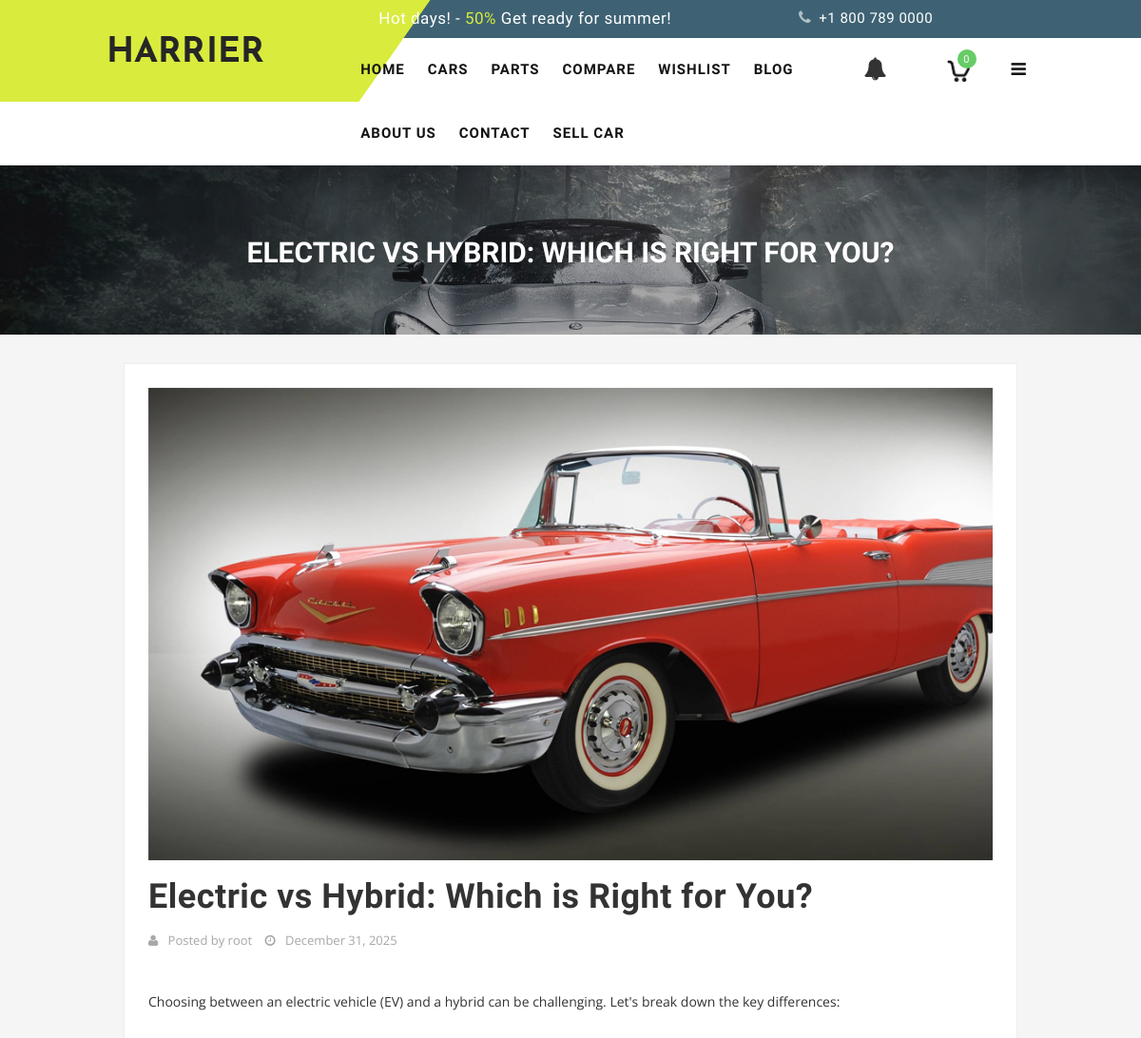
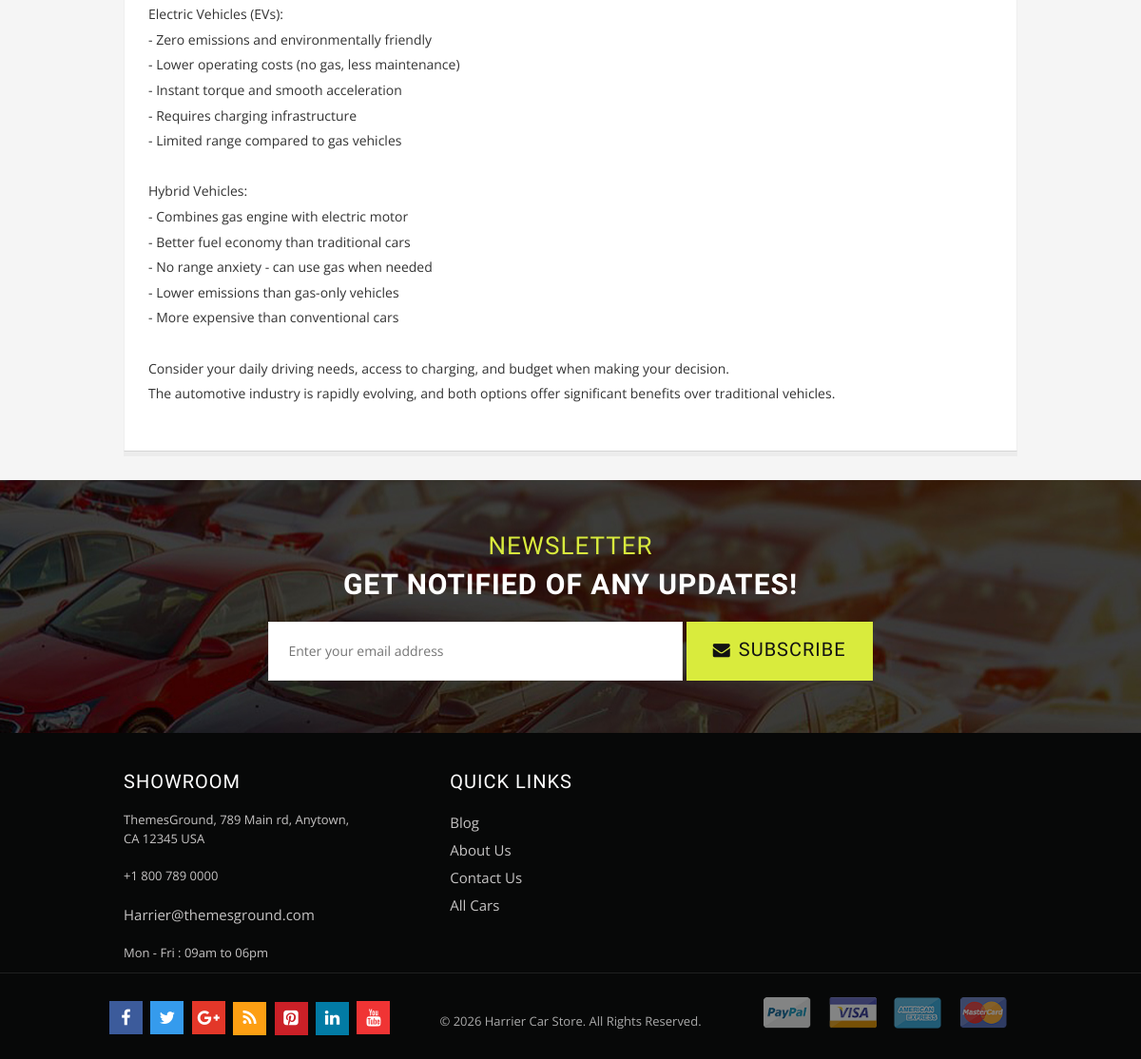
Page /blog/2/ (signed in) on the committed database (2 pictures, top to bottom).
### car_stor/models.py (models this page shows, shortened)
class BlogPost(models.Model):
    title = models.CharField(max_length=200)
    image = models.ImageField(upload_to='blog/')
    content = models.TextField()
    author = models.ForeignKey(User, on_delete=models.CASCADE)
    created_at = models.DateTimeField(auto_now_add=True)

### car_stor/views.py (the view)
# urls.py: path('blog/<int:post_id>/', views.blog_detail, name='blog_detail'),
def blog_detail(request, post_id):
    post = get_object_or_404(BlogPost, id=post_id)
    return render(request, 'blog_detail.html', {'post': post})

### car_stor/context_processors.py (called while the page is built, shortened)
def car_cart(request):
    if request.user.is_authenticated:
        cart, created = Cart.objects.get_or_create(user=request.user)
        unread_notifications_count = Notification.objects.filter(user=request.user, is_read=False).count()
        latest_notifications = Notification.objects.filter(user=request.user).order_by('-created_at')[:5]
        return {
            'cart_item_count': sum(item.quantity for item in cart.items.all()),
            'cart_subtotal': cart.total_price(),
            'current_cart': cart,
            'unread_notification_count': unread_notifications_count,
            'latest_notifications': latest_notifications
        }

### car_stor/models.py (called while the page is built)
    def total_price(self):
        return sum(item.total_price() for item in self.items.all())

### car_stor/templates/blog_detail.html (shortened to what this page needs)
{% extends 'base.html' %}
{% load static %}
{% block content %}
<div class="page-heading">
    <div class="container">
        <div class="row">
            <div class="col-xs-12">
                <div class="page-title">
                    <h2>{{ post.title }}</h2>
                </div>
            </div>
        </div>
    </div>
</div>
<div class="main-container col1-layout">
    <div class="main container">
        <div class="row">
            <div class="col-main col-sm-12">
                <div class="blog-wrapper">
                    <div class="site-content">
                        <article class="blog_entry clearfix">
                            <div class="entry-content">
                                {% if post.image %}
                                <div class="featured-thumb">
                                    <img src="{{ post.image.url }}" alt="{{ post.title }}"
                                        style="width: 100%; max-height: 500px; object-fit: cover;">
                                </div>
                                {% endif %}
                                <header class="blog_entry-header clearfix">
                                    <div class="blog_entry-header-inner">
                                        <h1 class="blog_entry-title">{{ post.title }}</h1>
                                    </div>
                                </header>
                                <div class="entry-content">
                                    <ul class="post-meta">
                                        <li><i class="fa fa-user"></i> Posted by {{ post.author.username }} </li>
                                        <li><i class="fa fa-clock-o"></i> {{ post.created_at|date:"F d, Y" }}</li>
                                    </ul>
                                    <div class="post-content">
                                        {{ post.content|linebreaks }}
                                    </div>
                                </div>
                            </div>
                        </article>
                    </div>
                </div>
            </div>
        </div>
    </div>
</div>
{% endblock %}

### car_stor/static/stylesheet/responsive.css (style rules this page uses)
@media (min-width: 992px) and (max-width: 1239px) { .page-title h2 { font-size:30px; } }

### rows in the picture
BlogPost: title "ELECTRIC VS HYBRID: WHICH IS RIGHT FOR YOU?", image (picture), title "Electric vs Hybrid: Which is Right for You?", author.username "root", created_at "December 31, 2025", content "Choosing between an electric vehicle (EV) and a hybrid can be challenging. Let's break down the key differences: Electric Vehicles (EVs): - Zero emissions and environmentally friendly - Lower operating costs (no gas, less maintenance) - Instant torque and smooth acceleration - Requires charging infrastructure - Limited range compared to gas vehicles Hybrid Vehicles: - Combines gas engine with electric motor - Better fuel economy than traditional cars - No range anxiety - can use gas when needed - Lower emissions than gas-only vehicles - More expensive than conventional cars Consider your daily driving needs, access to charging, and budget when making your decision. The automotive industry…"

### other values in the picture
{{ cart_item_count }} "0"
